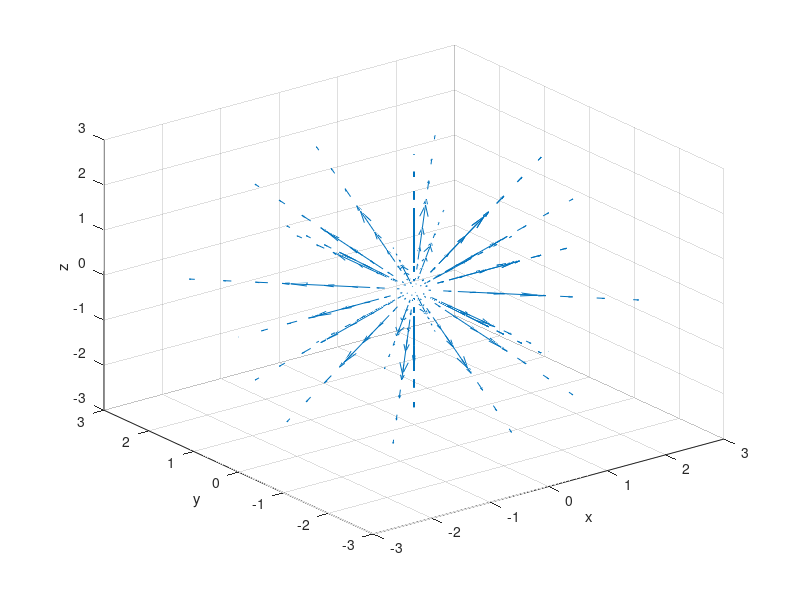

Write the MATLAB code that produced this figure.
clear all
close all
clc

theta = 0:.25*pi:pi;
phi = 0:.25*pi:2*pi;
r = [0:.2:.8 1:.5:3];
[tt,pp,rr] = meshgrid(theta,phi,r);
xx = rr.*sin(tt).*cos(pp);
yy = rr.*sin(tt).*sin(pp);
zz = rr.*cos(tt);
Exx = ((rr.^2/4).*(rr>=0&rr<=1) + ((rr.^(-2)/4)).*(rr>1)).*sin(tt).*cos(pp);
Eyy = ((rr.^2/4).*(rr>=0&rr<=1) + ((rr.^(-2)/4)).*(rr>1)).*sin(tt).*sin(pp);
Ezz = ((rr.^2/4).*(rr>=0&rr<=1) + ((rr.^(-2)/4)).*(rr>1)).*cos(tt);
figure(1);
quiver3(xx,yy,zz,Exx,Eyy,Ezz,1);
grid on;
axis([-3 3 -3 3 -3 3]);
xlabel('x'); ylabel('y'); zlabel('z');